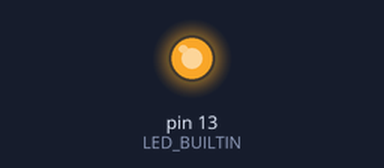
Bench run of a sketch on a simulated Arduino Uno, built with avr-gcc and run on an emulated ATmega328P. Parts: output pins drawn as LEDs (lit = HIGH). Random numbers use the default seed unless the sketch sets one.

Above: at 0.1 s.
Timing chart, 0 to 1.6 s (numbered marks = the images above):
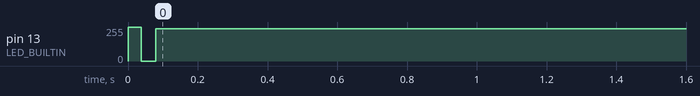

The sketch:

Random_Test_Source.ino
```cpp
#include <Entropy.h>
const int sizex = 171;
const double delay_us = 1000;
const int Range_lower = 0;
const int Range_higher = 10;
unsigned int array[sizex];
double one = 1.0;
void setup()
{
  Entropy.Initialize();
  pinMode(LED_BUILTIN, OUTPUT);
   //Fill the array
   //Serial.addMemoryForWrite(serial_buffer, 256)
}

void loop()
{
  while(true){

      digitalWrite(LED_BUILTIN, HIGH);

      for (int i=0; i < sizex; i++)
      {
        array[i] = Entropy.random(Range_lower, Range_higher);
      }

      Serial.write((uint8_t*)&(array), sizeof(unsigned int)*sizex);

      //----

      digitalWrite(LED_BUILTIN, LOW);
      delayMicroseconds(delay_us);
  } //Infinite Loop Block
}
```

Measured:
- by itself, pin 13 (LED_BUILTIN): 0/255 → 242/255 at 0.00 s
